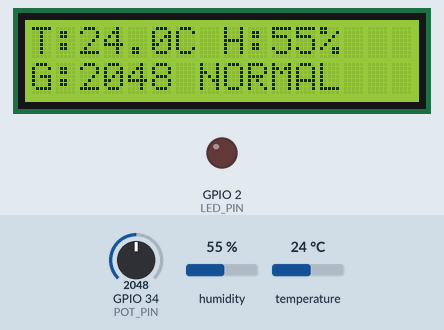
This program was run on a simulated ESP32. On the bench: 16×2 character LCD, output pins drawn as LEDs (lit = HIGH). Dashed ring = blinking. Inputs (shaded band) come from the test bench; at power-on: temperature 24 °C, GPIO 34 (POT_PIN) = 2048, humidity 55 %. WiFi joins after 1.5 s; servers stay silent unless stated; the local clock reads 2024-03-15 10:24:30 at power-on unless the program sets it; random numbers use the default seed unless the program sets one; what the program prints to the serial monitor is not drawn.

Above: at 3.3 s.
3.4 s: temperature set to 37.9 °C
At 5.0 s:
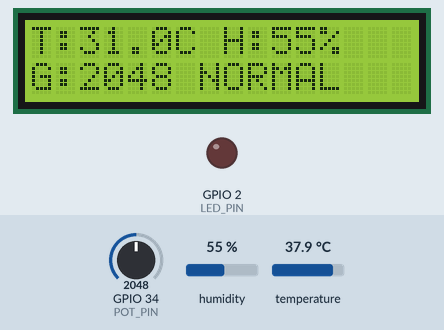
7.6 s: temperature set to 39 °C
At 10.8 s:
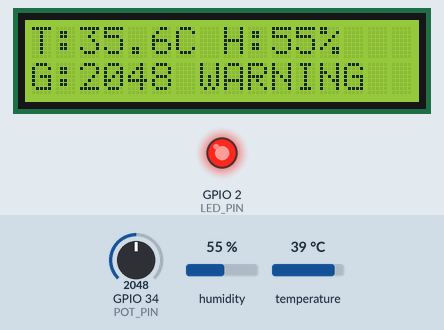
13.5 s: GPIO 34 (POT_PIN) set to 2930
At 15.0 s:
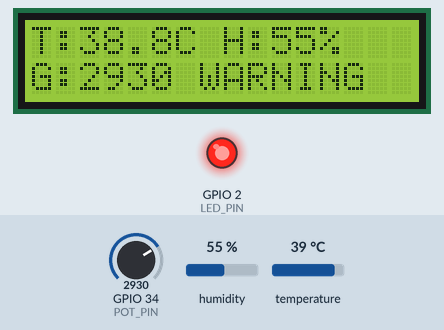
17.6 s: GPIO 34 (POT_PIN) set to 3058
At 20.0 s:
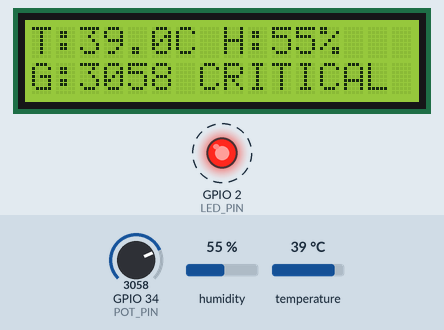
21.1 s: humidity set to 22 %
At 23.37 s:
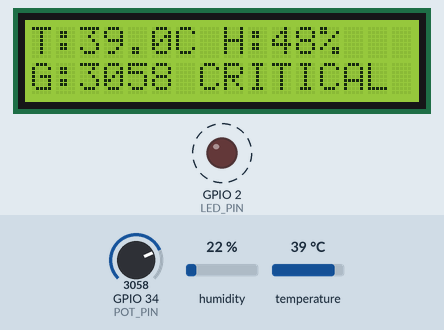
23.8 s: temperature set to 28 °C
At 26.6 s:
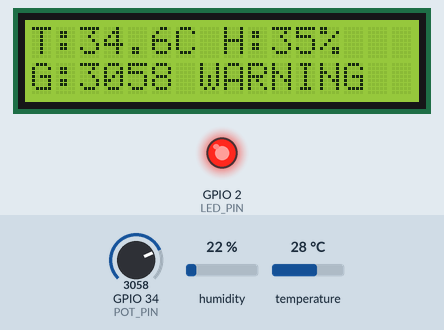
Timing chart, 0 to 27.5 s (numbered marks = the images above; inputs shaded):
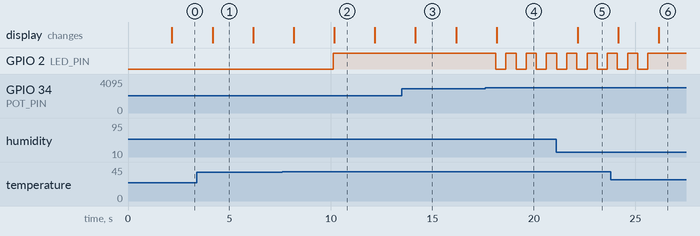

The program:

main.cpp
```cpp
#include <Arduino.h>
#include <DHTesp.h>
#include <Wire.h>
#include <LiquidCrystal_I2C.h>
#include <HTTPClient.h>
#include <WiFi.h>
#include <time.h>

#if __has_include("secrets.h")
#include "secrets.h"
#endif

#ifndef SENSOR_API_URL
#define SENSOR_API_URL "http://host.wokwi.internal:8000/api/sensors/readings"
#endif

#ifndef SENSOR_DEVICE_ID
#define SENSOR_DEVICE_ID "wokwi-esp32-01"
#endif

#ifndef SENSOR_DEVICE_TOKEN
#define SENSOR_DEVICE_TOKEN ""
#endif

// ---------------- PIN CONFIGURATION ----------------

#define DHT_PIN 16
#define POT_PIN 34
#define LED_PIN 2

// ---------------- SENSOR CONFIGURATION ----------------

DHTesp dht;
LiquidCrystal_I2C lcd(0x27, 16, 2);

// ---------------- FUNCTION PROTOTYPES ----------------

void readSensors();
void updateLCD();
void printSerialData();
void updateMovingAverage(float newTemperature, float newHumidity);
void evaluateRisk();
void updateLED();
void networkTask(void *parameter);
void queueSensorReading();

// ---------------- NETWORK CONFIGURATION ----------------

const unsigned long UPLOAD_INTERVAL_MS = 10000;
const unsigned long WIFI_RETRY_INTERVAL_MS = 5000;
const unsigned long HTTP_RETRY_INTERVAL_MS = 5000;
const unsigned long HTTP_TIMEOUT_MS = 2500;
const int NETWORK_QUEUE_LENGTH = 1;

struct SensorSnapshot {
    float temperature;
    float humidity;
    int gasReading;
    uint32_t sequence;
    time_t measuredAtEpoch;
};

QueueHandle_t sensorQueue = nullptr;
bool latestReadingValid = false;
uint32_t bootId = 0;
uint32_t readingSequence = 0;

// ---------------- ALERT THRESHOLDS ----------------

const float TEMP_THRESHOLD = 35.0;
const float HUMIDITY_THRESHOLD = 80.0;
const int GAS_THRESHOLD = 3000;

// ---------------- MOVING AVERAGE CONFIGURATION ----------------

#define WINDOW_SIZE 5

float temperatureReadings[WINDOW_SIZE] = {0};
float humidityReadings[WINDOW_SIZE] = {0};

int readingIndex = 0;
int validReadings = 0;

// ---------------- SENSOR VARIABLES ----------------

float temperature = 0.0;
float humidity = 0.0;

int rawGasValue = 0;
int gasValue = 0;

int riskCount = 0;

String riskLevel = "NORMAL";

// ---------------- TIMING CONFIGURATION ----------------

unsigned long previousMillis = 0;
const unsigned long SENSOR_INTERVAL = 2000;
unsigned long previousUploadMillis = 0;

unsigned long previousLedMillis = 0;
const unsigned long LED_BLINK_INTERVAL = 500;

bool ledState = false;

// ---------------- SETUP ----------------

void setup() {

    Serial.begin(115200);

    // Initialize DHT22
    dht.setup(DHT_PIN, DHTesp::DHT22);

    // Initialize I2C
    Wire.begin(21, 22);

    // Initialize LCD
    lcd.init();
    lcd.backlight();

    // Initialize LED
    pinMode(LED_PIN, OUTPUT);
    digitalWrite(LED_PIN, LOW);

    // Startup message
    lcd.setCursor(0, 0);
    lcd.print("SMART CROP NODE");

    lcd.setCursor(0, 1);
    lcd.print("Initializing...");

    Serial.println("================================");
    Serial.println(" SMART CROP MONITORING NODE");
    Serial.println("================================");

    Serial.print("Sensor API: ");
    Serial.println(SENSOR_API_URL);
    Serial.print("Device ID: ");
    Serial.println(SENSOR_DEVICE_ID);
    Serial.println(SENSOR_DEVICE_TOKEN[0] == '\0'
        ? "Device token is not configured; authenticated uploads will be skipped."
        : "Device token configured (value hidden).");

    sensorQueue = xQueueCreate(NETWORK_QUEUE_LENGTH, sizeof(SensorSnapshot));
    if (sensorQueue == nullptr) {
        Serial.println("ERROR: Could not create sensor upload queue.");
    } else {
        bootId = esp_random();
        BaseType_t taskCreated = xTaskCreatePinnedToCore(
            networkTask,
            "sensor-network",
            8192,
            nullptr,
            1,
            nullptr,
            0
        );
        if (taskCreated != pdPASS) {
            Serial.println("ERROR: Could not start network task; monitoring remains active.");
        }
    }

    delay(2000);

    lcd.clear();
}

// ---------------- MOVING AVERAGE ----------------

void updateMovingAverage(float newTemperature, float newHumidity) {

    temperatureReadings[readingIndex] = newTemperature;
    humidityReadings[readingIndex] = newHumidity;

    readingIndex = (readingIndex + 1) % WINDOW_SIZE;

    if (validReadings < WINDOW_SIZE) {
        validReadings++;
    }

    float temperatureSum = 0.0;
    float humiditySum = 0.0;

    for (int i = 0; i < validReadings; i++) {

        temperatureSum += temperatureReadings[i];
        humiditySum += humidityReadings[i];
    }

    temperature = temperatureSum / validReadings;
    humidity = humiditySum / validReadings;
}

// ---------------- RISK CLASSIFICATION ----------------

void evaluateRisk() {

    riskCount = 0;

    if (temperature > TEMP_THRESHOLD) {
        riskCount++;
    }

    if (humidity > HUMIDITY_THRESHOLD) {
        riskCount++;
    }

    if (gasValue > GAS_THRESHOLD) {
        riskCount++;
    }

    if (riskCount == 0) {
        riskLevel = "NORMAL";
    }
    else if (riskCount == 1) {
        riskLevel = "WARNING";
    }
    else {
        riskLevel = "CRITICAL";
    }
}

// ---------------- LED CONTROL ----------------

void updateLED() {

    unsigned long currentMillis = millis();

    if (riskLevel == "NORMAL") {

        ledState = false;
        digitalWrite(LED_PIN, LOW);
    }

    else if (riskLevel == "WARNING") {

        ledState = true;
        digitalWrite(LED_PIN, HIGH);
    }

    else if (riskLevel == "CRITICAL") {

        if (currentMillis - previousLedMillis >= LED_BLINK_INTERVAL) {

            previousLedMillis = currentMillis;

            ledState = !ledState;

            digitalWrite(LED_PIN, ledState ? HIGH : LOW);
        }
    }
}

// ---------------- SENSOR READING ----------------

void readSensors() {

    // Read DHT22
    TempAndHumidity data = dht.getTempAndHumidity();

    Serial.print("DHT22 Status: ");
    Serial.println(dht.getStatusString());

    // Validate readings
    if (isnan(data.temperature) || isnan(data.humidity)) {

        latestReadingValid = false;

        Serial.println("ERROR: DHT22 reading failed!");

        lcd.clear();
        lcd.setCursor(0, 0);
        lcd.print("DHT22 ERROR");

        lcd.setCursor(0, 1);
        lcd.print("Check sensor");

        riskLevel = "CRITICAL";
        updateLED();

        return;
    }

    // Update moving average
    updateMovingAverage(data.temperature, data.humidity);

    // Read potentiometer
    rawGasValue = analogRead(POT_PIN);

    // Convert ADC reading (0-4095) to simulated gas value (0-5000)
    gasValue = map(rawGasValue, 0, 4095, 0, 4095);

    // Evaluate environmental risk
    evaluateRisk();

    // Update LED
    updateLED();

    // Update LCD
    updateLCD();

    // Print sensor data
    printSerialData();

    latestReadingValid = true;
}

// ---------------- SENSOR UPLOAD QUEUE ----------------

void queueSensorReading() {
    if (sensorQueue == nullptr || !latestReadingValid) {
        return;
    }

    SensorSnapshot snapshot = {
        temperature,
        humidity,
        gasValue,
        ++readingSequence,
        time(nullptr)
    };

    // Keep the newest sample while networking is unavailable instead of
    // allowing a backlog to interfere with real-time sensor monitoring.
    if (xQueueOverwrite(sensorQueue, &snapshot) == pdPASS) {
        Serial.print("Queued sensor reading ");
        Serial.println(snapshot.sequence);
    }
}

// ---------------- ASYNC NETWORK / HTTP WORKER ----------------

void networkTask(void *parameter) {
    (void)parameter;
    WiFi.mode(WIFI_STA);
    WiFi.setAutoReconnect(true);
    WiFi.begin("Wokwi-GUEST", "", 6);
    Serial.println("Connecting to Wokwi-GUEST (channel 6)...");

    SensorSnapshot pendingSnapshot;
    bool hasPendingSnapshot = false;
    unsigned long lastWiFiAttempt = millis();
    unsigned long nextHttpAttempt = 0;
    bool ntpConfigured = false;

    for (;;) {
        if (!hasPendingSnapshot && sensorQueue != nullptr) {
            hasPendingSnapshot = xQueueReceive(
                sensorQueue,
                &pendingSnapshot,
                pdMS_TO_TICKS(250)
            ) == pdPASS;
        }

        if (WiFi.status() != WL_CONNECTED) {
            if (millis() - lastWiFiAttempt >= WIFI_RETRY_INTERVAL_MS) {
                lastWiFiAttempt = millis();
                Serial.println("Wi-Fi disconnected; retrying Wokwi-GUEST.");
                WiFi.disconnect();
                WiFi.begin("Wokwi-GUEST", "", 6);
            }
            vTaskDelay(pdMS_TO_TICKS(100));
            continue;
        }

        if (!ntpConfigured) {
            configTime(0, 0, "pool.ntp.org", "time.nist.gov");
            ntpConfigured = true;
            Serial.print("Wi-Fi connected. IP: ");
            Serial.println(WiFi.localIP());
        }

        if (SENSOR_DEVICE_TOKEN[0] == '\0') {
            vTaskDelay(pdMS_TO_TICKS(1000));
            continue;
        }

        if (!hasPendingSnapshot || millis() < nextHttpAttempt) {
            vTaskDelay(pdMS_TO_TICKS(100));
            continue;
        }

        char readingId[40];
        snprintf(
            readingId,
            sizeof(readingId),
            "%08lx:%lu",
            static_cast<unsigned long>(bootId),
            static_cast<unsigned long>(pendingSnapshot.sequence)
        );

        char measuredAt[32] = "";
        if (pendingSnapshot.measuredAtEpoch >= 1700000000) {
            struct tm utcTime;
            gmtime_r(&pendingSnapshot.measuredAtEpoch, &utcTime);
            strftime(measuredAt, sizeof(measuredAt), "%Y-%m-%dT%H:%M:%SZ", &utcTime);
        }

        char payload[256];
        int payloadLength;
        if (measuredAt[0] != '\0') {
            payloadLength = snprintf(
                payload,
                sizeof(payload),
                "{\"device_id\":\"%s\",\"reading_id\":\"%s\",\"temperature\":%.2f,\"humidity\":%.2f,\"gas_reading\":%d,\"measured_at\":\"%s\"}",
                SENSOR_DEVICE_ID,
                readingId,
                pendingSnapshot.temperature,
                pendingSnapshot.humidity,
                pendingSnapshot.gasReading,
                measuredAt
            );
        } else {
            payloadLength = snprintf(
                payload,
                sizeof(payload),
                "{\"device_id\":\"%s\",\"reading_id\":\"%s\",\"temperature\":%.2f,\"humidity\":%.2f,\"gas_reading\":%d}",
                SENSOR_DEVICE_ID,
                readingId,
                pendingSnapshot.temperature,
                pendingSnapshot.humidity,
                pendingSnapshot.gasReading
            );
        }

        if (payloadLength <= 0 || payloadLength >= sizeof(payload)) {
            Serial.println("ERROR: Could not format sensor JSON; dropping sample.");
            hasPendingSnapshot = false;
            continue;
        }

        WiFiClient client;
        HTTPClient http;
        http.setTimeout(HTTP_TIMEOUT_MS);
        http.setConnectTimeout(HTTP_TIMEOUT_MS);

        Serial.print("POST ");
        Serial.print(SENSOR_API_URL);
        Serial.print(" reading_id=");
        Serial.println(readingId);

        if (!http.begin(client, SENSOR_API_URL)) {
            Serial.println("HTTP setup failed; sample will be retried.");
            nextHttpAttempt = millis() + HTTP_RETRY_INTERVAL_MS;
            vTaskDelay(pdMS_TO_TICKS(100));
            continue;
        }

        http.addHeader("Content-Type", "application/json");
        http.addHeader("X-Device-Token", SENSOR_DEVICE_TOKEN);
        int statusCode = http.POST(reinterpret_cast<uint8_t *>(payload), payloadLength);

        Serial.print("Sensor API HTTP status: ");
        Serial.println(statusCode);
        if (statusCode > 0) {
            String responseBody = http.getString();
            Serial.print("Sensor API response: ");
            Serial.println(responseBody);
        } else {
            Serial.print("HTTP transport error: ");
            Serial.println(http.errorToString(statusCode));
        }
        http.end();

        if (statusCode == HTTP_CODE_CREATED || statusCode == HTTP_CODE_OK) {
            hasPendingSnapshot = false;
            nextHttpAttempt = 0;
        } else {
            // Retry the same reading_id: server-side idempotency prevents a
            // duplicate if the server stored it but its response was lost.
            nextHttpAttempt = millis() + HTTP_RETRY_INTERVAL_MS;
        }
    }
}

// ---------------- LCD DISPLAY ----------------

void updateLCD() {

    lcd.clear();

    lcd.setCursor(0, 0);

    lcd.print("T:");
    lcd.print(temperature, 1);
    lcd.print("C H:");
    lcd.print(humidity, 0);
    lcd.print("%");

    lcd.setCursor(0, 1);

    lcd.print("G:");
    lcd.print(gasValue);
    lcd.print(" ");
    lcd.print(riskLevel);
}

// ---------------- SERIAL MONITOR ----------------

void printSerialData() {

    Serial.println("\n--------- SENSOR DATA ---------");

    Serial.print("Average Temperature: ");
    Serial.print(temperature);
    Serial.println(" C");

    Serial.print("Average Humidity: ");
    Serial.print(humidity);
    Serial.println(" %");

    Serial.print("Valid Readings: ");
    Serial.println(validReadings);

    Serial.print("Raw ADC Value: ");
    Serial.println(rawGasValue);

    Serial.print("Simulated Gas Value: ");
    Serial.println(gasValue);

    Serial.print("Exceeded Thresholds: ");
    Serial.println(riskCount);

    Serial.print("Environmental Risk: ");
    Serial.println(riskLevel);

    Serial.println("-------------------------------");
}

// ---------------- MAIN LOOP ----------------

void loop() {

    unsigned long currentMillis = millis();

    // Periodic sensor reading
    if (currentMillis - previousMillis >= SENSOR_INTERVAL) {

        previousMillis = currentMillis;

        readSensors();
    }

    if (currentMillis - previousUploadMillis >= UPLOAD_INTERVAL_MS) {
        previousUploadMillis = currentMillis;
        queueSensorReading();
    }

    // Continuously update LED blinking
    updateLED();
}
```

Measured:
- the behaviour switches between 38.6 and 38.7 °C on temperature (found by bisection; images 1 and 2)
- the behaviour switches between 3000 and 3001 on GPIO 34 (POT_PIN) (found by bisection; images 3 and 4)
- after the input at 3.4 s, the display: changes after 0.77 s (image 1)
- after the input at 17.6 s, GPIO 2 (LED_PIN): alternates HIGH for 0.50 s and LOW for 0.50 s, starting after 0.52 s; the display: changes after 0.57 s (image 4)
- after the input at 21.1 s, the display: changes after 1.1 s (image 5)
- what the display in image 1 shows lasts 2.0 s, from 4.2 s to 6.2 s
